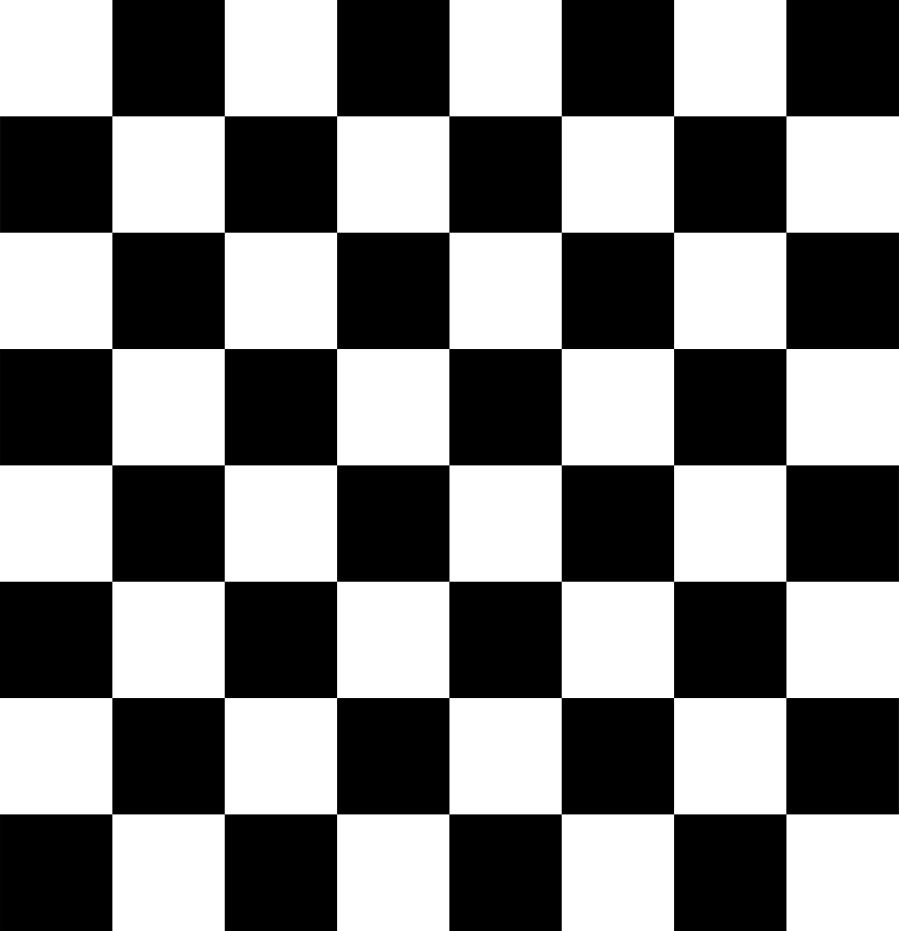
#> input picture opencv_item/data/chessboard.png, 3595 x 3723 px (shown at 1/4 size)
$ python harris_corner_detector.py
#> lines starting #> are read from the running program, lines starting #| are printed output that depends on the picture; after the words box and inside, x2 and y2 are one past the last pixel; in counts of white or black regions, pixels touching at a corner belong together
''' Harris corner Detector

1. It determines which window produce very large
variations in intensity when moved in both x and y dirction

2. With each such window found, a score R is computes

3. After applying a threshold to this score important
corners are selected & marked.
-------------------------------------------

It determines which window produce very large
variations in intensity when moved in both x and y dirction

E(u,v) =   E   w(x,y)   |I(x+u , y+v) - I(x,y)|^2
         (x,y)         <- for corner this difference is very large->

w(x,y)                 window fn (the centre is located at x,y)
I(x+u , y+v)           shifted intensity(if window is shifed u,v in x,y direction respesctively)
I(x,y)                 intensity

we have to maximise this equn using taylor exapansion
we get:-
        E(u,v) = [u  v] M [u]
                          [v]

M = E w(x,y)[IxIx   IxIy]
    x,y     [IxIy   IyIy]                       E= summation

   Ix and Iy are the derivatives of x and y respectively


2. With each such window found, a score R is computed

R= det(M)-k(trace(M))^2

where
. det(M)==lambda1.lambda2
. trace(M) = lambda1 + lambda2
. lambda1(/\) and lambda2(/\) are the eigen values of M

After applying a threshold to this score important
corners are selected & marked.

(i) |R| is small, which happens when /\1 and /\2 are small,
 the region is flat

(ii) R<0, which happens when /\1>>/\2 or vise versa,
the region is edge
                                    (\  )     (\  )
(iii) R is large, which happens when(/\1) and (/\2 )are large
and /\1 ~ /\2, the region is a corner.


'''

import cv2
import numpy as np

img = cv2.imread('./data/chessboard.png')
#> img is the input picture: shape (3723, 3595, 3); min 0, max 255, mean 127.5
img = cv2.resize(img,(512,512))
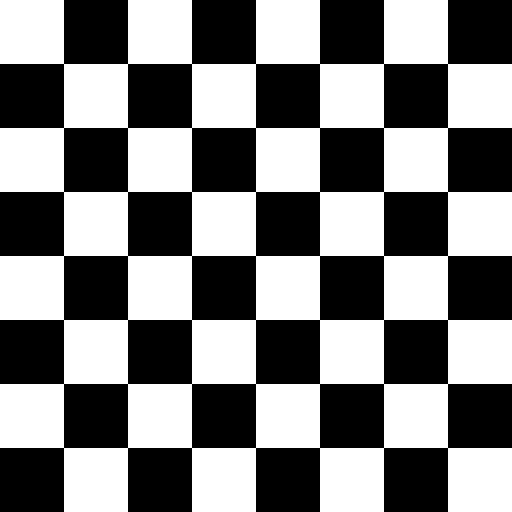
#> img: shape (512, 512, 3); 50% white; 1 white region, box (x1, y1, x2, y2) and area: (0, 0, 512, 512) 131072
cv2.imshow('img',img)
gray = cv2.cvtColor(img,cv2.COLOR_BGR2GRAY)

gray = np.float32(gray)
dst = cv2.cornerHarris(gray,2,3,0.04)  # cornerHarris take the gray image into float32 format
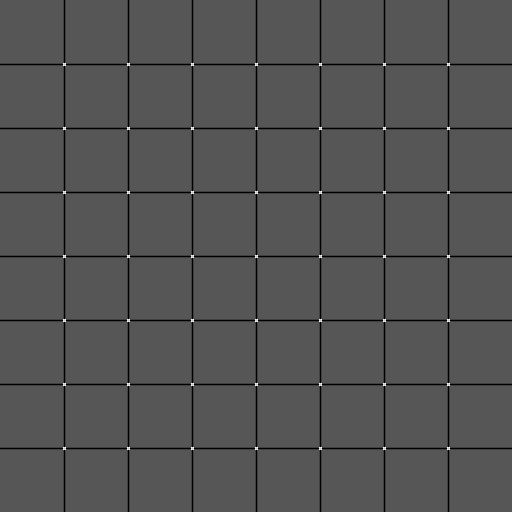
#> dst: shape (512, 512) float32; min -169130016, max 330332096, mean -6188119; drawn with min black and max white
'''img - input img,it should be grayscale and float32 type
block size - it is the size of neighbourhood considered for corner detection
ksize - Aperture parameter of Sobel derivative used
k - Harris detected free parameter in the equation

'''
dst = cv2.dilate(dst,None) # dilated the corner of the image
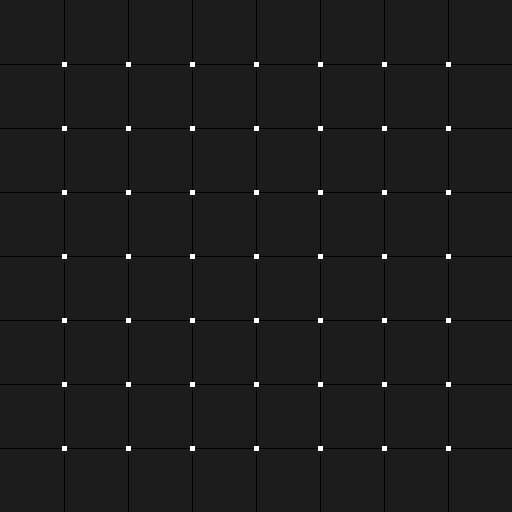
#> dst: shape (512, 512) float32; min -42282504, max 330332096, mean 466515.6; drawn with min black and max white

img[dst > 0.01 * dst.max()] = [0,0,255] # marking the optimal threshold value on dilated img corner and put the color on the corner
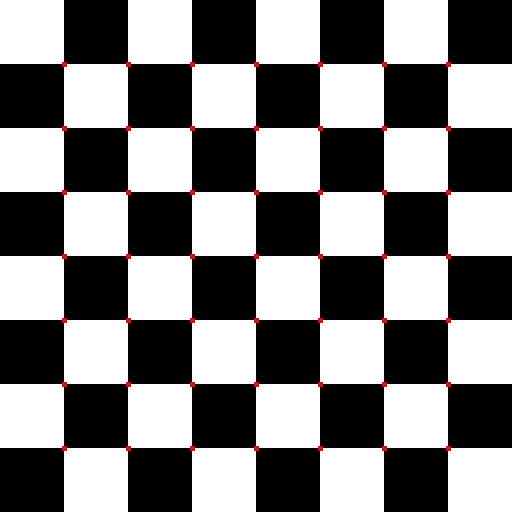
#> img: shape (512, 512, 3); 0.47% of pixels changed, all inside (x1, y1, x2, y2) = (62, 62, 451, 451)

cv2.imshow('dst',img)

if cv2.waitKey(0) & 0xFF == 27:
#> (key Esc is pressed here)
    cv2.destroyAllWindows()
